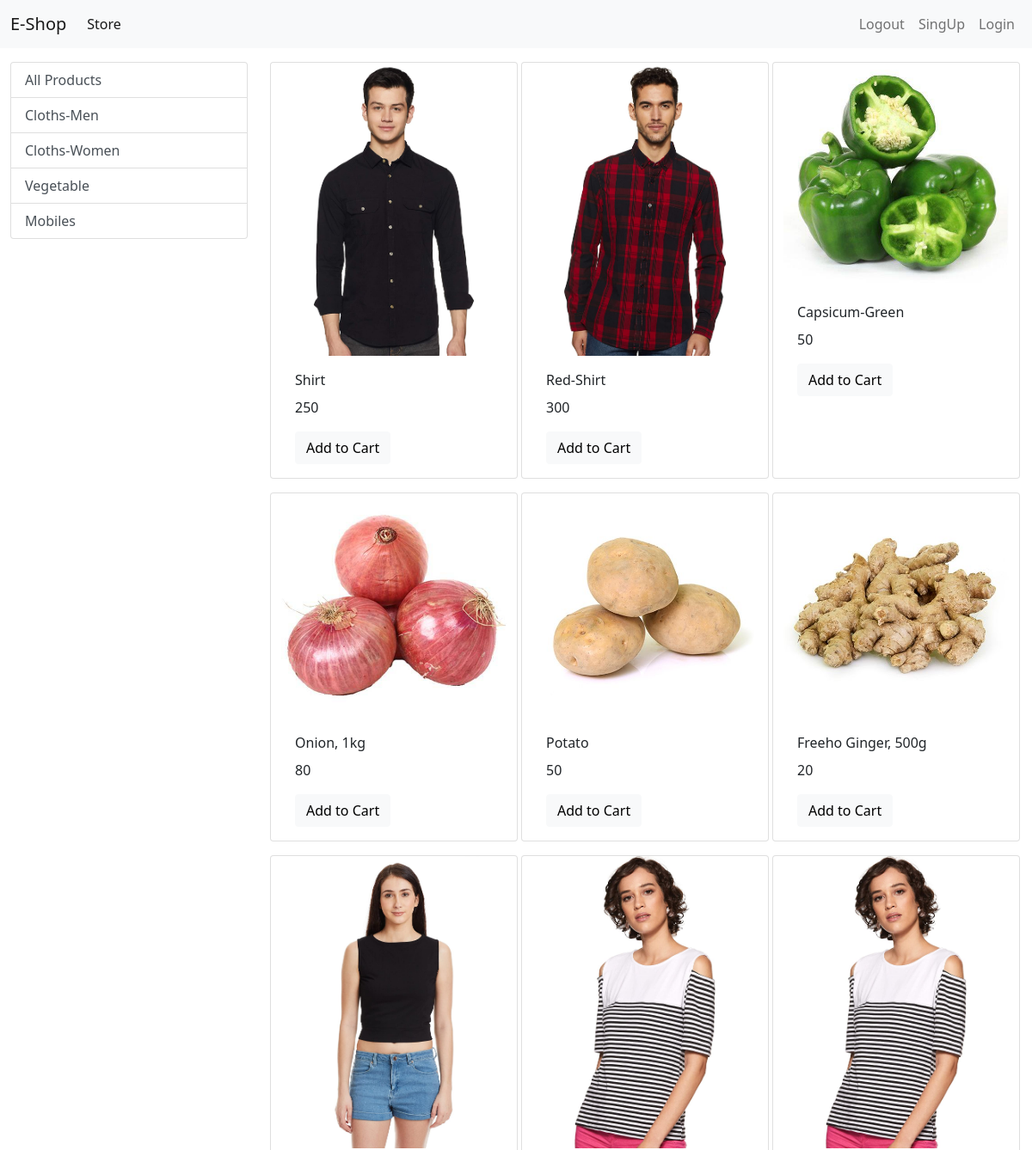
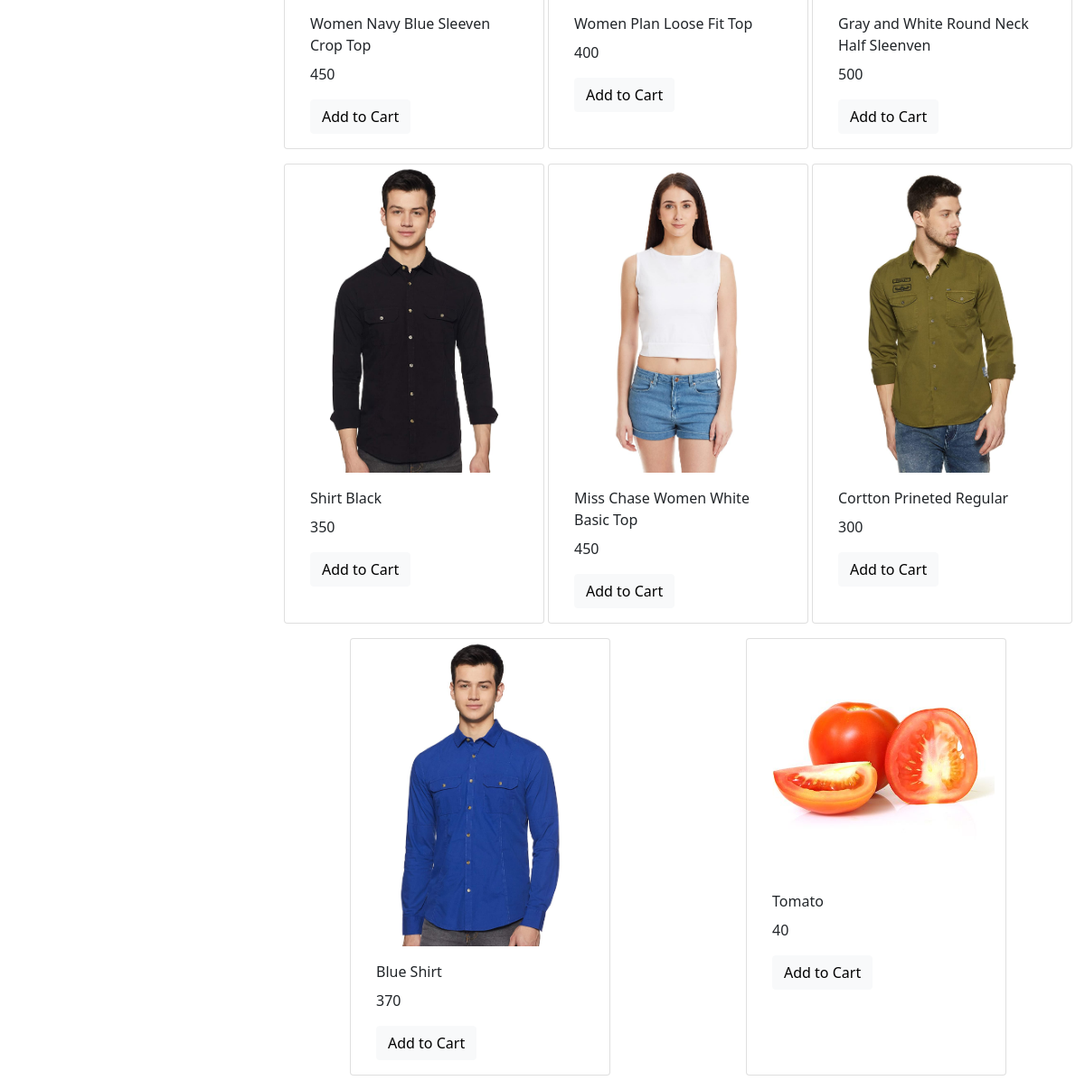
The page / on the database its author committed (2 pictures, top to bottom).
### store/models/category.py (models this page shows, shortened)
class Category(models.Model):
    name = models.CharField(max_length=40)

### store/models/product.py (models this page shows, shortened)
class Product(models.Model):
    name = models.CharField(max_length=50)
    price = models.IntegerField(default='0')
    category = models.ForeignKey(Category, on_delete=models.CASCADE, default= 1)
    description = models.CharField(max_length=500,default='', null=True, blank=True)
    image = models.ImageField(upload_to='uploads/products')
    @staticmethod
    def get_all_products():
        return Product.objects.all()

### store/views.py (the view, shortened to what this page needs)
# urls.py: path('',views.Index.as_view(), name='home'),
class Index(View):
    def get(self, request):
        products = None
        categories = Category.objects.all()
        categoryID = request.GET.get('category')
        if categoryID:
            products = Product.get_all_products_by_categoryid(categoryID)
        else:
            products = Product.get_all_products()
        date = {}
        date['products'] = products
        date['categories'] = categories
        print('You are ', request.session.get('email'))
        return render(request, 'index.html', date)

### store/templates/index.html (shortened to what this page needs)
{% extends 'base.html' %}
{% block body %}
<div class="container-fluid mt-3">
    <div class="row">
        <div class="col-lg-3 mx-auto">
            <div class="list-group">
                <a href="/" class="list-group-item list-group-item-action">All Products</a>
                {% for category in categories %}
                <a href="/?category={{ category.id }}" class="list-group-item list-group-item-action">{{ category.name }}</a>
                {% endfor %}
            </div>
        </div>
        <div id="products" class="col-lg-9 mx-auto">
            <div class="row mx-auto">
                {% for product in products %}
                <div class="card mx-auto mb-3" style="width: 18rem;">
                    <img class="card-img-top" src="{{ product.image.url }}">
                    <div class="card-body">
                        <p class="card-title">{{ product.name }}</p>
                        <p class="card-text">{{ product.price }}</p>
                       <form action="/" method="POST">
                           <input type="submit"   class="btn btn-light border-btn-sm" value="Add to Cart" >
                       </form>
                    </div>
                </div>
                {% endfor %}
            </div>
        </div>
    </div>
</div>
{% endblock %}

### store/templates/base.html (shortened to what this page needs)
{% load static %}
<!doctype html>
<html lang="en">
<head>
    <link href="https://cdn.jsdelivr.net/npm/bootstrap@5.0.0-beta1/dist/css/bootstrap.min.css" rel="stylesheet">
</head>
<nav class="navbar navbar-expand-lg navbar-light bg-light">
    <div class="container-fluid">
        <a class="navbar-brand" href="#">E-Shop</a>
        <div class="collapse navbar-collapse" id="navbarSupportedContent">
            <ul class="navbar-nav me-auto mb-2 mb-lg-0">
                <li class="nav-item">
                    <a class="nav-link active" aria-current="page" href="#">Store</a>
                </li>
            </ul>
            <ul class="navbar-nav d-flex">
                <li class="nav-item">
                    <a class="nav-link " aria-current="page" href="#">Logout</a>
                </li>
                <li class="nav-item">
                    <a class="nav-link " aria-current="page" href="/singup">SingUp</a>
                </li>
                <li class="nav-item">
                    <a class="nav-link" aria-current="page" href="/login">Login</a>
                </li>
            </ul>
        </div>
    </div>
</nav>
<body>
{% block body %}
{% endblock %}
</body>
</html>

### rows shown on the page
Category: name "Cloths-Men"
Category: name "Cloths-Women"
Category: name "Vegetable"
Category: name "Mobiles"
Product: image (picture), name "Shirt", price "250"
Product: image (picture), name "Red-Shirt", price "300"
Product: image (picture), name "Capsicum-Green", price "50"
Product: image (picture), name "Onion, 1kg", price "80"
Product: image (picture), name "Potato", price "50"
Product: image (picture), name "Freeho Ginger, 500g", price "20"
Product: image (picture), name "Women Navy Blue Sleeven Crop Top", price "450"
Product: image (picture), name "Women Plan Loose Fit Top", price "400"
Product: image (picture), name "Gray and White Round Neck Half Sleenven", price "500"
Product: image (picture), name "Shirt Black", price "350"
Product: image (picture), name "Miss Chase Women White Basic Top", price "450"
Product: image (picture), name "Cortton Prineted Regular", price "300"
Product: image (picture), name "Blue Shirt", price "370"
Product: image (picture), name "Tomato", price "40"
